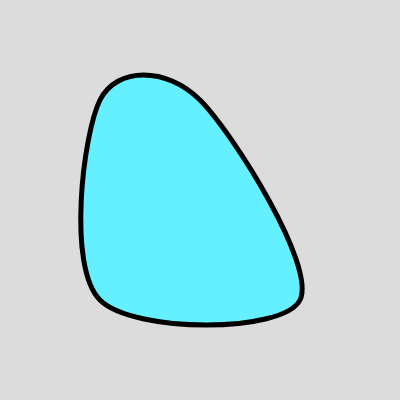
Frame 1 (no input)
Frame 60 (no input): identical to frame 1, image omitted
Frame 120 (the mouse pressed at the canvas centre since frame 60): identical to frame 1, image omitted

The p5.js sketch that drew this single still picture (run headless with seeded random() and noise() and a simulated clock; from frame 60 on, the mouse is pressed at the canvas centre):

// p5.js sketch
// ── sketch.js
function setup() {
  createCanvas(400, 400);
}

function draw() {
  background(220);
  fill(100,240,255)
  strokeWeight(5)
  beginShape();
  curveVertex(100,100) 
  curveVertex(200,100); //command d highlights common term
  curveVertex(300,300);
  curveVertex(100,300)
  curveVertex(100,100) //repeat points to close shape
  curveVertex(200,100)
  curveVertex(300,300)
  endShape(); //dont use close when repeated vert.
}
